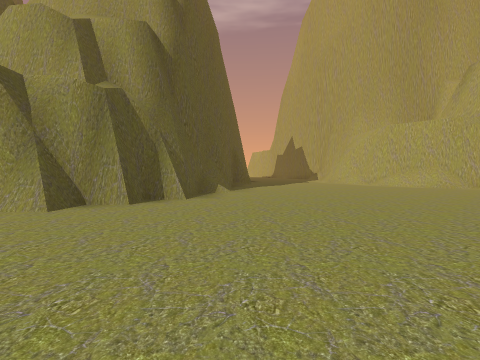
view 1 (above)

24 first-person views from a walk through a 3-D level made in the Unity game engine. The camera is 1.4 m above the floor, tilts 2° down and sees 85° across. The floor is counted in squares, 2 m on a side. Each view is taken from the middle of a square. On the plan, view 1 faces up. The plan holds only what a view shows up to about 9 squares ahead; the rest is blank. The place goes on beyond the plan. Some surface patterns are stand-ins.

view 2
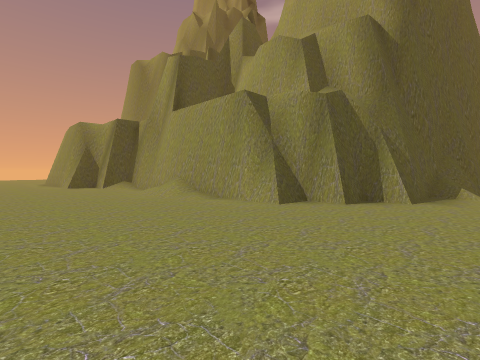

view 3
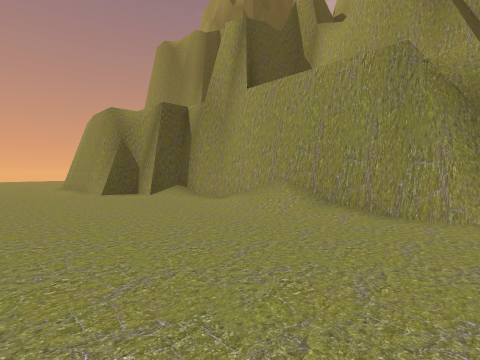

view 4
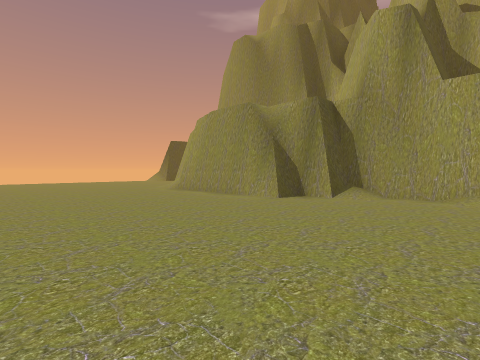

view 5
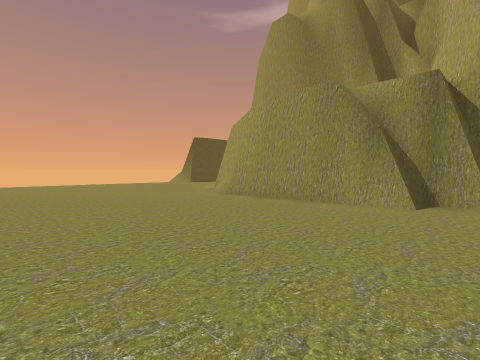

view 6
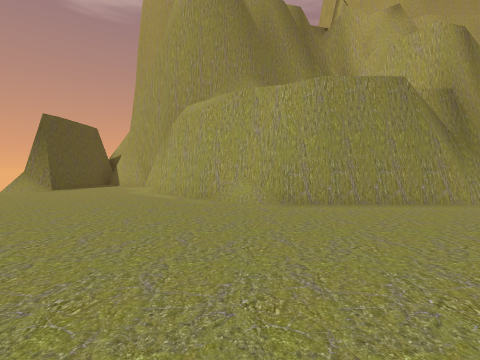

view 7
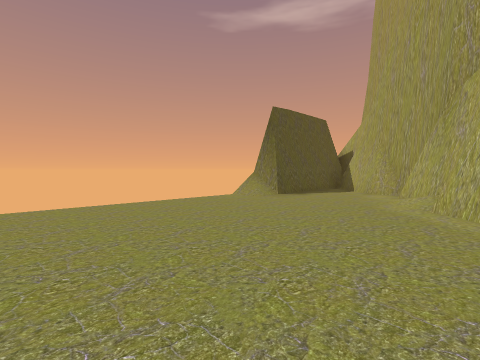

view 8
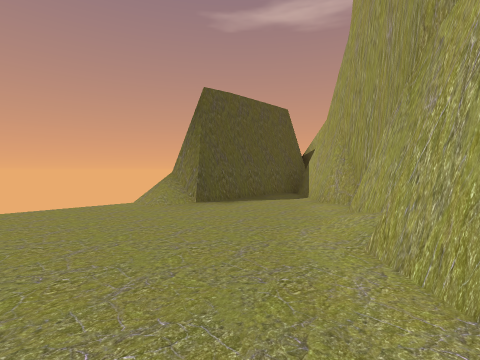

view 9
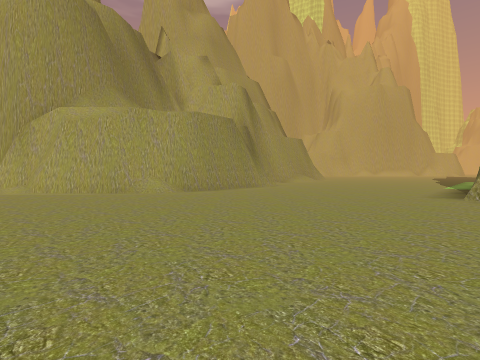

view 10
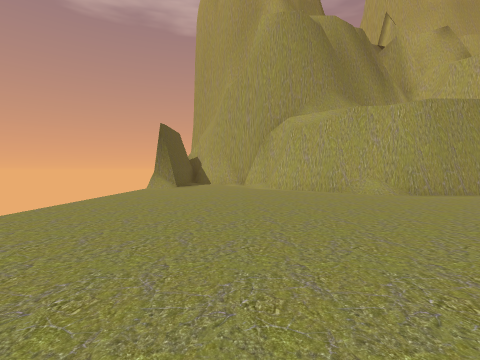

view 11
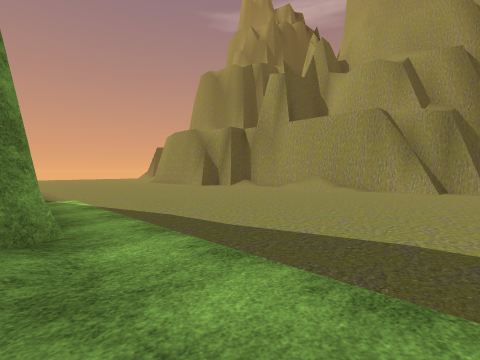

view 12
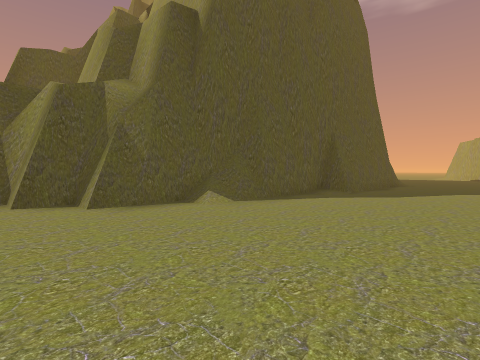

view 13
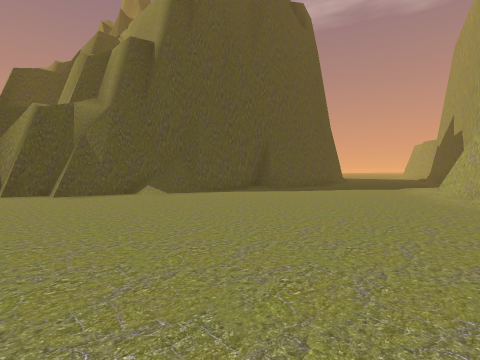

view 14
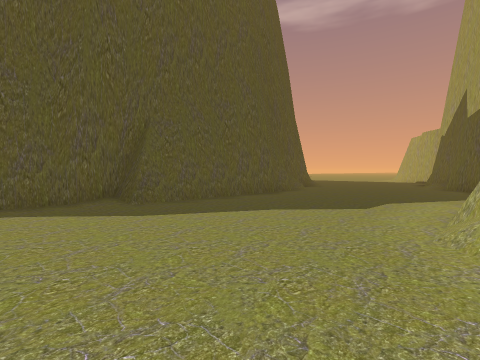

view 15
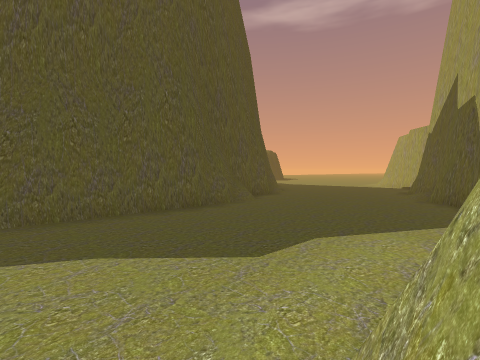

view 16
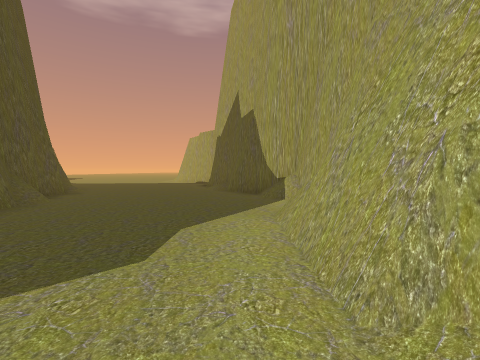

view 17
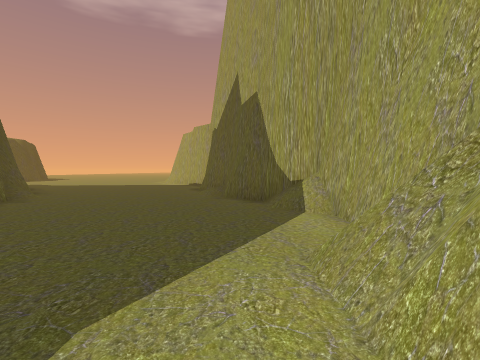

view 18
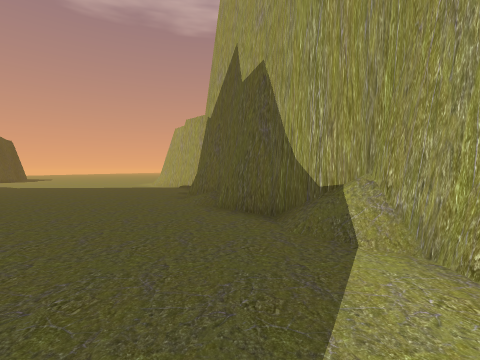

view 19
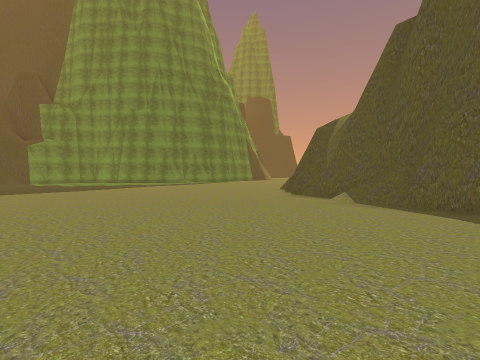

view 20
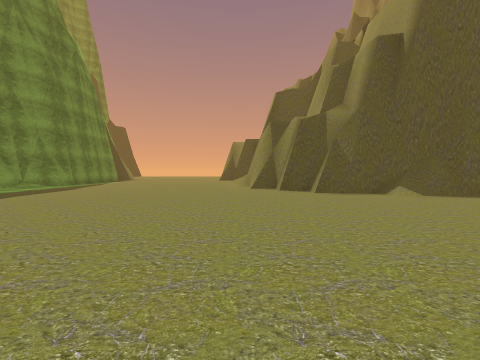

view 21
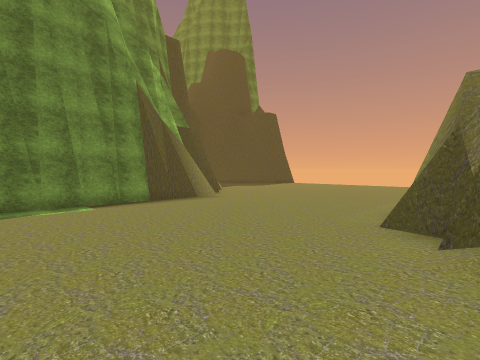

view 22
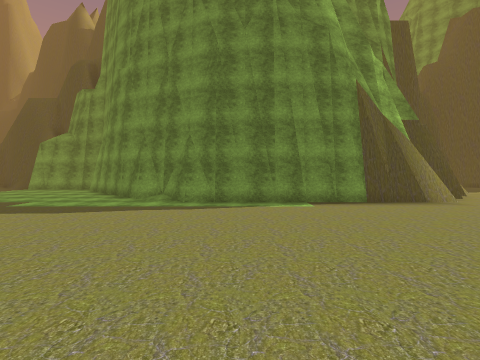

view 23
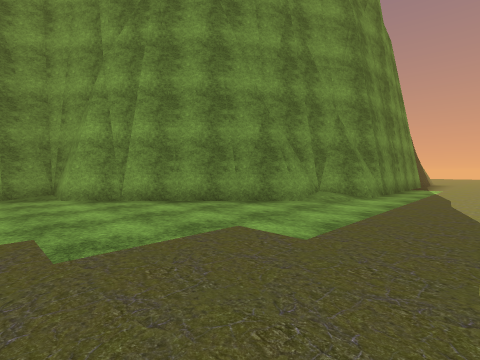

view 24
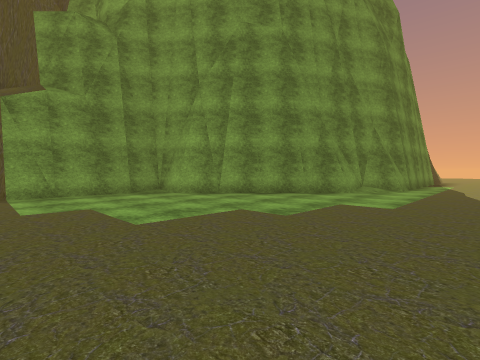

### Floor plan
Points are (right, up) in squares from view 1. A wall is a line through its corners. A room is listed if a view was taken in it or the views show most of it. See-through windows are left out.
Room 1 (views 1, 2, 3, 4, 5, 6, 7, 8, 9, 10, 11, 12, 13, 14, 15, 16, 17, 18, 19, 20, 21, 22, 23, 24)
walls: (-6.2, 4.7) (-7.2, 4.5) (-8.2, 4.7); (-6.5, 5) (-7.3, 4.9); (-8.1, 4.6) (-11.3, 4.6); (-3.5, 4.6) (-7.5, 4.6); (-9, 4.6) (-9.5, 4.7); (-3.5, 5.6) (-3.5, 4.9); (-3.4, 5.6) (-3.7, 5.3); (-10.3, 4.6) (-11.3, 4.5) (-11.4, 3.6) (-12.3, 3.6) (-12.3, 2.9) (-13.1, 2.9); (-11.1, 4.5) (-11.2, 3.6); (-1.7, 6.5) (-2.4, 6.5); (-12.3, 2.6) (-16.9, 2.6) (-18, 3.5) (-19, 3.7) (-20.7, 5.4) (-20.7, 6.3) (-21.7, 7.4); (-6.3, -4.4) (-5.9, -4.7) (-5.1, -4.7); (-1.7, 7.4) (-1.7, 6.8) (-2.4, 6.8) (-2.4, 5.6) (-3.8, 5.6) (-3.8, 4.9) (-4.2, 4.9) (-4.5, 4.6); (-4.4, -5.5) (-3.9, -5.8); (-4, -5.6) (-3.2, -5.6); (-3.3, -5.5) (0.6, -9.3); (-1.5, 8.8) (-1.5, 6.8); (-2.7, -6.3) (-2.2, -6.5); (-1.2, 9.8) (-1.2, 9.4); (-0.9, 9.9) (-1.5, 9.3) (-1.7, 8.6); (-1.3, 10.2) (-1.4, 9.4); (-12.8, -4.7) (-12, -4.7); (-13.9, -4.4) (-5.3, -4.4) (-4.4, -5.3); (-0.5, 10.6) (-0.7, 10.4) (-0.7, 9.8) (-1.1, 9.4); (-13.8, -4.7) (-13, -4.7); (-17.1, 3) (-17.5, 3.3); (-0.5, 12.2) (-0.5, 9.5); (-17.6, 3.4) (-18, 3.8); (-0.2, -9.2) (-0.2, -10.1); (0.3, -9.2) (0.3, -10.1); (0.7, -10.4) (4.7, -10.4); (-20.6, 6.4) (-20.9, 6.8); (-21.8, 8.4) (-22.3, 8.8) (-22.9, 8.8); (-22, 8.5) (-22.7, 8.5) (-23.5, 9.4); (6.3, 14.4) (5.7, 15.4) (5.7, 18.1); (5.8, 15.1) (5.8, 15.9); (0.3, 18.5) (0.5, 18); (6.6, 14.4) (6.2, 14.9); (5.9, 15.7) (5.9, 16.2); (5.8, 16.1) (5.8, 17) (6, 17.2); (-23.2, 9.2) (-23.8, 9.7); (-0.3, 20.1) (0.5, 18.9) (0.5, 13.6) (-0.4, 13.5); (5.8, 17) (5.8, 17.9); (-23.7, 9.6) (-24.5, 10.5); (6.1, 17) (6.1, 17.6); (-0.4, 20.5) (-0.3, 19.7); (-25, 6.8) (-25.8, 6.5); (6.6, 18.3) (6.6, 20.1); (-0.5, 22) (-0.5, 21.1); (-24.8, 10.9) (-24.8, 6.4); (6.6, 20) (6.5, 21) (4.7, 22.9) (4.7, 23.5); (-1.6, 23.6) (-1.5, 23.1)
low walls: (-10.1, 4.4) (-11.1, 4.3); (-12.2, 3.6) (-12.2, 2.9); (-1, 10) (-1.2, 9.8); (6.7, 13.2) (6.5, 14.2)

Where each view was taken, in squares from view 1:
view 1: 0 up, 0 right, facing up
view 2: 0 up, 0 right, facing up-left
view 3: 0 up, 4 left, facing up-left
view 4: 3 down, 8 left, facing up-left
view 5: 3 down, 11 left, facing up-left
view 6: 3 down, 18 left, facing up
view 7: 0 up, 20 left, facing up-left
view 8: 3 up, 20 left, facing up-left
view 9: 5 down, 22 left, facing up-right
view 10: 5 down, 22 left, facing up
view 11: 5 down, 2 left, facing up-left
view 12: 5 up, 4 right, facing up-left
view 13: 5 up, 7 right, facing up-left
view 14: 11 up, 6 right, facing up-left
view 15: 14 up, 6 right, facing up-left
view 16: 14 up, 5 right, facing up
view 17: 16 up, 5 right, facing up
view 18: 18 up, 5 right, facing up
view 19: 12 up, 7 right, facing down-left
view 20: 4 up, 7 right, facing left
view 21: 4 up, 7 left, facing down-left
view 22: 4 up, 7 left, facing down
view 23: 2 down, 2 right, facing down-left
view 24: 2 down, 5 right, facing down-left
